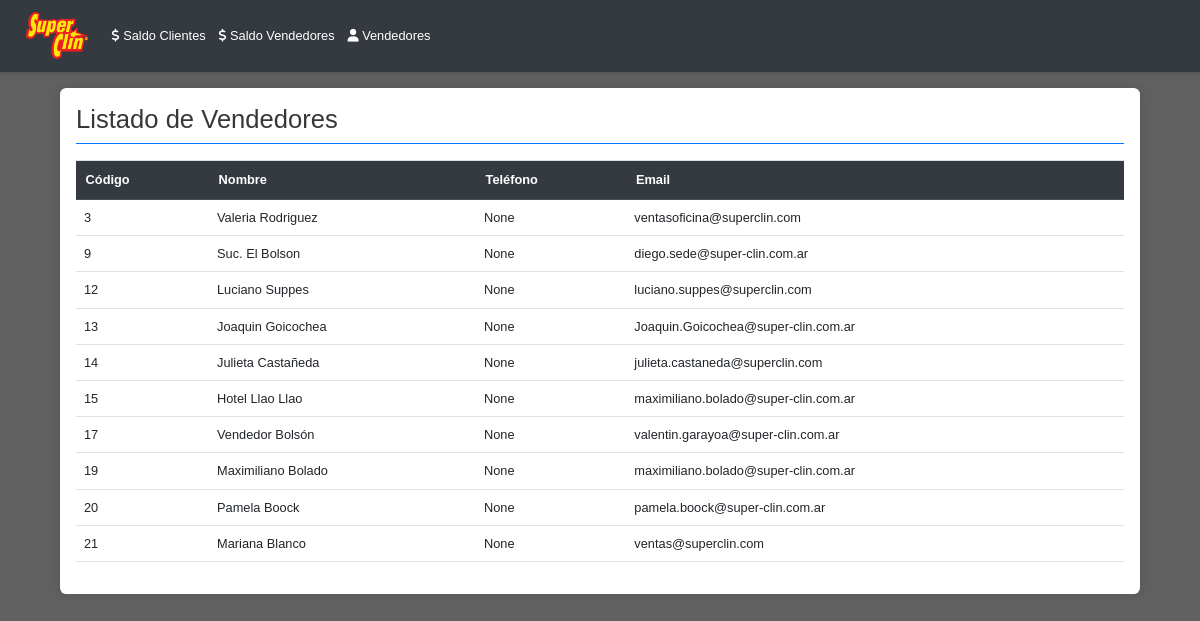
The page /vendedores on the database its author committed.
### tables this page shows
CREATE TABLE vendedores (
            SalesEmployeeCode INTEGER PRIMARY KEY,
            SalesEmployeeName TEXT,
            Telephone TEXT,
            Mobile TEXT,
            Email TEXT
        );

### controllers.py (the view)
@routes_blueprint.route('/vendedores')
def vendedores_list():
    vendedores = get_data()[1]
    return render_template('vendedores.html', vendedores=vendedores)

### models.py (called while the page is built)
def obtener_conexion(db_path):
   conn = sqlite3.connect(db_path)
   conn.row_factory = sqlite3.Row
   return conn

### services.py (called while the page is built)
def get_data():
  db_path = Config.DATABASE_PATH
  return obtener_datos(db_path)

### templates/vendedores.html (shortened to what this page needs)
{% extends 'base.html' %}
{% block content %}
    <h2>Listado de Vendedores</h2>
    <table id="vendedores-table" class="table">
        <thead>
            <tr>
                <th>Código</th>
                <th>Nombre</th>
                <th>Teléfono</th>
                <th>Email</th>
            </tr>
        </thead>
        <tbody id="vendedores-table-body">
            {% for vendedor in vendedores %}
                {% if vendedor.SalesEmployeeCode != -1 %}
                <tr class="vendedor-row" data-email="{{ vendedor.Email }}">
                    <td>{{ vendedor.SalesEmployeeCode }}</td>
                    <td>{{ vendedor.SalesEmployeeName }}</td>
                    <td>{{ vendedor.Telephone }}</td>
                    <td>{{ vendedor.Email }}</td>
                </tr>
                {% endif %}
            {% endfor %}
        </tbody>
    </table>
{% endblock %}

### templates/base.html (shortened to what this page needs)
<!DOCTYPE html>
<html lang="es">
<head>
    <link rel="stylesheet" href="https://stackpath.bootstrapcdn.com/bootstrap/4.5.2/css/bootstrap.min.css">
    <link rel="stylesheet" type="text/css" href="https://cdn.datatables.net/1.11.5/css/jquery.dataTables.css">
    <link rel="stylesheet" href="{{ url_for('static', filename='style.css') }}">
    <link rel="stylesheet" href="https://cdnjs.cloudflare.com/ajax/libs/font-awesome/6.0.0/css/all.min.css" />
</head>
<body>
    <nav class="navbar navbar-expand-lg navbar-dark bg-dark">
        <a class="navbar-brand" href="{{ url_for('routes.dashboard') }}">
            <img src="{{ url_for('static', filename='logo.png') }}" alt="Logo" style="height: 60px; margin-right: 30px; margin-left: 25%;">
        </a>
        <div class="collapse navbar-collapse" id="navbarNav">
           <ul class="navbar-nav">
            <li class="nav-item">
                <a class="nav-link" href="{{ url_for('routes.index') }}">
                    <i class="fas fa-dollar-sign"></i> Saldo Clientes
                </a>
            </li>
            <li class="nav-item">
                <a class="nav-link" href="{{ url_for('routes.vendedores_con_saldos_list') }}">
                    <i class="fas fa-dollar-sign"></i> Saldo Vendedores
                </a>
            </li>
                <li class="nav-item">
                    <a class="nav-link" href="{{ url_for('routes.vendedores_list') }}">
                        <i class="fas fa-user"></i>  Vendedores
                    </a>
                </li>
            </ul>
        </div>
    </nav>
    <div class="container">
        {% block content %}{% endblock %}
    </div>
</body>
</html>

### static/style.css (style rules this page uses)
body { font-family: 'Arial', sans-serif; background-color: #606060; color: #343a40; padding-bottom: 20px; zoom: 80% }
.container { max-width: 90%; margin: 20px auto; background-color: #ffffff; padding: 20px; border-radius: 8px; box-shadow: 0 0 10px rgba(0, 0, 0, 0.1); }
h2 { color: #373737; border-bottom: 2px solid #007bff; padding-bottom: 10px; margin-bottom: 20px; }
.navbar { background-color: #343a40 !important; padding: 10px 0; box-shadow: 0 2px 4px rgba(0, 0, 0, 0.1); margin-bottom: 20px; }
.navbar-brand, .navbar-nav .nav-link { color: #ffffff !important; }
.table { width: 100%; border-collapse: collapse; margin-bottom: 20px; }
.table thead th { background-color: #343a40; color: #ffffff; padding: 12px; text-align: left; border-bottom: 2px solid #495057; font-weight: bold; }
.table tbody td { padding: 10px; border-bottom: 1px solid #dee2e6; }

### rows shown on the page
vendedores: SalesEmployeeCode "3", SalesEmployeeName "Valeria Rodriguez", Telephone "None", Email "ventasoficina@superclin.com"
vendedores: SalesEmployeeCode "9", SalesEmployeeName "Suc. El Bolson", Telephone "None", Email "diego.sede@super-clin.com.ar"
vendedores: SalesEmployeeCode "12", SalesEmployeeName "Luciano Suppes", Telephone "None", Email "luciano.suppes@superclin.com"
vendedores: SalesEmployeeCode "13", SalesEmployeeName "Joaquin Goicochea", Telephone "None", Email "Joaquin.Goicochea@super-clin.com.ar"
vendedores: SalesEmployeeCode "14", SalesEmployeeName "Julieta Castañeda", Telephone "None", Email "julieta.castaneda@superclin.com"
vendedores: SalesEmployeeCode "15", SalesEmployeeName "Hotel Llao Llao", Telephone "None", Email "maximiliano.bolado@super-clin.com.ar"
vendedores: SalesEmployeeCode "17", SalesEmployeeName "Vendedor Bolsón", Telephone "None", Email "valentin.garayoa@super-clin.com.ar"
vendedores: SalesEmployeeCode "19", SalesEmployeeName "Maximiliano Bolado", Telephone "None", Email "maximiliano.bolado@super-clin.com.ar"
vendedores: SalesEmployeeCode "20", SalesEmployeeName "Pamela Boock", Telephone "None", Email "pamela.boock@super-clin.com.ar"
vendedores: SalesEmployeeCode "21", SalesEmployeeName "Mariana Blanco", Telephone "None", Email "ventas@superclin.com"
